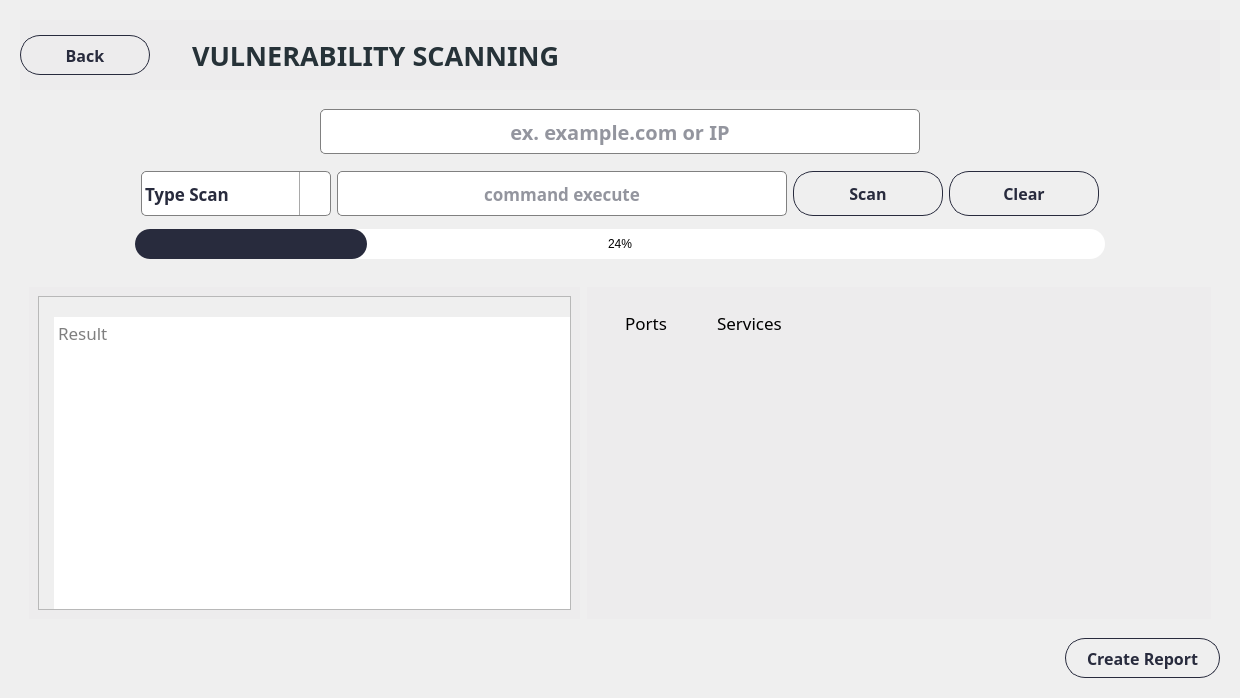
      <widget class="QWidget" name="page_vulnerability">
       <layout class="QHBoxLayout" name="horizontalLayout_29">
        <item alignment="Qt::AlignTop">
         <widget class="QWidget" name="widget_64" native="true">
          <property name="styleSheet">
           <string notr="true">QWidget#widget_59,
QWidget#widget_112,
QWidget#widget_115 {
    border: 1px solid rgb(237, 236, 237); /* Set the &quot;groove&quot; border style for the specific widgets */
	background-color: rgb(237, 236, 237);
}
</string>
          </property>
          <layout class="QVBoxLayout" name="verticalLayout_37">
           <property name="spacing">
            <number>10</number>
           </property>
           <item>
            <widget class="QWidget" name="widget_59" native="true">
             <property name="minimumSize">
              <size>
               <width>1200</width>
               <height>70</height>
              </size>
             </property>
             <property name="maximumSize">
              <size>
               <width>16777215</width>
               <height>70</height>
              </size>
             </property>
             <property name="styleSheet">
              <string notr="true"/>
             </property>
             <widget class="QWidget" name="widget_113" native="true">
              <property name="geometry">
               <rect>
                <x>0</x>
                <y>5</y>
                <width>152</width>
                <height>60</height>
               </rect>
              </property>
              <property name="minimumSize">
               <size>
                <width>0</width>
                <height>60</height>
               </size>
              </property>
              <property name="maximumSize">
               <size>
                <width>16777215</width>
                <height>60</height>
               </size>
              </property>
              <property name="styleSheet">
               <string notr="true">color:rgb(65,155,249);
background-color: rgb(237, 236, 237);
border-radius: 20px;</string>
              </property>
              <layout class="QHBoxLayout" name="horizontalLayout_53">
               <item alignment="Qt::AlignLeft">
                <widget class="QPushButton" name="btn_backVulner">
                 <property name="minimumSize">
                  <size>
                   <width>130</width>
                   <height>40</height>
                  </size>
                 </property>
                 <property name="maximumSize">
                  <size>
                   <width>130</width>
                   <height>40</height>
                  </size>
                 </property>
                 <property name="font">
                  <font>
                   <family>Bahnschrift SemiBold</family>
                   <pointsize>12</pointsize>
                   <weight>75</weight>
                   <bold>true</bold>
                  </font>
                 </property>
                 <property name="cursor">
                  <cursorShape>PointingHandCursor</cursorShape>
                 </property>
                 <property name="styleSheet">
                  <string notr="true">QPushButton {    
    border: 1px solid rgba(40,43,61,255) ;
    border-radius: 20px;
    padding: 5px 10px;
	color: rgba(40,43,61,255) ;
}

QPushButton:hover {
    background-color: ;
}
</string>
                 </property>
                 <property name="text">
                  <string>Back</string>
                 </property>
                 <property name="icon">
                  <iconset>
                   <normaloff>../icons/icons8-go-back-45.png</normaloff>../icons/icons8-go-back-45.png</iconset>
                 </property>
                 <property name="iconSize">
                  <size>
                   <width>35</width>
                   <height>35</height>
                  </size>
                 </property>
                </widget>
               </item>
              </layout>
             </widget>
             <widget class="QLabel" name="label_headofVulner">
              <property name="geometry">
               <rect>
                <x>152</x>
                <y>15</y>
                <width>500</width>
                <height>40</height>
               </rect>
              </property>
              <property name="minimumSize">
               <size>
                <width>500</width>
                <height>40</height>
               </size>
              </property>
              <property name="maximumSize">
               <size>
                <width>500</width>
                <height>40</height>
               </size>
              </property>
              <property name="font">
               <font>
                <family>Bahnschrift SemiBold</family>
                <pointsize>20</pointsize>
                <weight>75</weight>
                <bold>true</bold>
               </font>
              </property>
              <property name="styleSheet">
               <string notr="true">color: rgb(38, 50, 56);</string>
              </property>
              <property name="text">
               <string>VULNERABILITY SCANNING</string>
              </property>
              <property name="alignment">
               <set>Qt::AlignLeading|Qt::AlignLeft|Qt::AlignVCenter</set>
              </property>
              <property name="indent">
               <number>20</number>
              </property>
             </widget>
            </widget>
           </item>
           <item>
            <widget class="QWidget" name="widget_69" native="true">
             <layout class="QVBoxLayout" name="verticalLayout_41">
              <item alignment="Qt::AlignHCenter">
               <widget class="QLineEdit" name="lineEdit_vulner">
                <property name="minimumSize">
                 <size>
                  <width>600</width>
                  <height>45</height>
                 </size>
                </property>
                <property name="font">
                 <font>
                  <family>Bahnschrift SemiBold</family>
                  <pointsize>15</pointsize>
                  <weight>75</weight>
                  <bold>true</bold>
                 </font>
                </property>
                <property name="styleSheet">
                 <string notr="true">QLineEdit {
  border: 1px solid gray;
  color: rgba(40,43,61,255);
  border-radius: 5px;
}

QLineEdit:hover {
  border: 2px solid;
  border-color: rgba(0,143,255,255);
}
QLineEdit:focus {
  border: 1px solid;
  border-color: rgba(88,199,141,255);
}
</string>
                </property>
                <property name="alignment">
                 <set>Qt::AlignCenter</set>
                </property>
                <property name="placeholderText">
                 <string>ex. example.com or IP</string>
                </property>
               </widget>
              </item>
              <item alignment="Qt::AlignHCenter">
               <widget class="QWidget" name="widget_70" native="true">
                <layout class="QHBoxLayout" name="horizontalLayout_30">
                 <item>
                  <widget class="QComboBox" name="dropdown_typeScan">
                   <property name="minimumSize">
                    <size>
                     <width>119</width>
                     <height>45</height>
                    </size>
                   </property>
                   <property name="maximumSize">
                    <size>
                     <width>190</width>
                     <height>41</height>
                    </size>
                   </property>
                   <property name="font">
                    <font>
                     <family>Bahnschrift SemiBold</family>
                     <pointsize>13</pointsize>
                     <weight>75</weight>
                     <bold>true</bold>
                    </font>
                   </property>
                   <property name="cursor">
                    <cursorShape>PointingHandCursor</cursorShape>
                   </property>
                   <property name="styleSheet">
                    <string notr="true">QComboBox {
        border: 1px solid gray;
        border-radius: 5px;
        padding: 1px 18px 1px 3px;
        min-width: 6em;
		color: rgba(40,43,61,255) ;

 }
 QComboBox:drop-down {
	subcontrol-origin: padding;
	subcontrol-position: top right;
	width: 30px;
	border-left-width: 1px;
	border-left-color: darkgray;
	border-left-style: solid;
	border-top-right-radius: 3px;
	border-bottom-right-radius: 3px;	
}
QComboBox::down-arrow {
	
			image: url(&quot;D:/ISAN Security Gizmo Box/assets/icons/icons8-expand-arrow-30.png&quot;);

}
QComboBox:hover {
	border: 1px solid;
   border-color:  rgba(0,143,255,255);
}

</string>
                   </property>
                   <property name="iconSize">
                    <size>
                     <width>10</width>
                     <height>10</height>
                    </size>
                   </property>
                   <item>
                    <property name="text">
                     <string>Type Scan</string>
                    </property>
                   </item>
                   <item>
                    <property name="text">
                     <string>Quick Scan</string>
                    </property>
                   </item>
                   <item>
                    <property name="text">
                     <string>Stealth Scan</string>
                    </property>
                   </item>
                   <item>
                    <property name="text">
                     <string>Agressive Scan</string>
                    </property>
                   </item>
                   <item>
                    <property name="text">
                     <string>Adaptive Scan</string>
                    </property>
                   </item>
                   <item>
                    <property name="text">
                     <string>Vulner.NSE Script</string>
                    </property>
                   </item>
                  </widget>
                 </item>
                 <item>
                  <widget class="QLineEdit" name="lineEdit_commandvulner">
                   <property name="minimumSize">
                    <size>
                     <width>450</width>
                     <height>45</height>
                    </size>
                   </property>
                   <property name="maximumSize">
                    <size>
                     <width>450</width>
                     <height>40</height>
                    </size>
                   </property>
                   <property name="font">
                    <font>
                     <family>Bahnschrift SemiBold</family>
                     <pointsize>13</pointsize>
                     <weight>75</weight>
                     <bold>true</bold>
                    </font>
                   </property>
                   <property name="styleSheet">
                    <string notr="true">QLineEdit {
  border: 1px solid gray;
  color: rgba(40,43,61,255);
  border-radius: 5px;
}

QLineEdit:hover {
  border: 2px solid;
  border-color: rgba(0,143,255,255);
}
QLineEdit:focus {
  border: 1px solid;
  border-color: rgba(88,199,141,255);
}
</string>
                   </property>
                   <property name="alignment">
                    <set>Qt::AlignCenter</set>
                   </property>
                   <property name="readOnly">
                    <bool>true</bool>
                   </property>
                   <property name="placeholderText">
                    <string>command execute</string>
                   </property>
                  </widget>
                 </item>
                 <item>
                  <widget class="QPushButton" name="btn_scanVulner">
                   <property name="minimumSize">
                    <size>
                     <width>150</width>
                     <height>45</height>
                    </size>
                   </property>
                   <property name="maximumSize">
                    <size>
                     <width>150</width>
                     <height>40</height>
                    </size>
                   </property>
                   <property name="font">
                    <font>
                     <family>Bahnschrift SemiBold</family>
                     <pointsize>12</pointsize>
                     <weight>75</weight>
                     <bold>true</bold>
                    </font>
                   </property>
                   <property name="cursor">
                    <cursorShape>PointingHandCursor</cursorShape>
                   </property>
                   <property name="styleSheet">
                    <string notr="true">QPushButton {    
    border: 1px solid rgba(40,43,61,255) ;
    border-radius: 20px;
    padding: 5px 10px;
	color: rgba(40,43,61,255) ;
}

QPushButton:hover {
    background-color: ;
}
</string>
                   </property>
                   <property name="text">
                    <string>Scan</string>
                   </property>
                   <property name="icon">
                    <iconset>
                     <normaloff>../icons/icon-scan.png</normaloff>../icons/icon-scan.png</iconset>
                   </property>
                   <property name="iconSize">
                    <size>
                     <width>30</width>
                     <height>30</height>
                    </size>
                   </property>
                  </widget>
                 </item>
                 <item>
                  <widget class="QPushButton" name="btn_clearVulner">
                   <property name="minimumSize">
                    <size>
                     <width>150</width>
                     <height>45</height>
                    </size>
                   </property>
                   <property name="maximumSize">
                    <size>
                     <width>150</width>
                     <height>40</height>
                    </size>
                   </property>
                   <property name="font">
                    <font>
                     <family>Bahnschrift SemiBold</family>
                     <pointsize>12</pointsize>
                     <weight>75</weight>
                     <bold>true</bold>
                    </font>
                   </property>
                   <property name="cursor">
                    <cursorShape>PointingHandCursor</cursorShape>
                   </property>
                   <property name="styleSheet">
                    <string notr="true">QPushButton {    
    border: 1px solid rgba(40,43,61,255) ;
    border-radius: 20px;
    padding: 5px 10px;
	color: rgba(40,43,61,255) ;
}

QPushButton:hover {
    background-color: ;
}
</string>
                   </property>
                   <property name="text">
                    <string>Clear</string>
                   </property>
                   <property name="icon">
                    <iconset>
                     <normaloff>../icons/icon-clear.png</normaloff>../icons/icon-clear.png</iconset>
                   </property>
                   <property name="iconSize">
                    <size>
                     <width>30</width>
                     <height>30</height>
                    </size>
                   </property>
                  </widget>
                 </item>
                </layout>
               </widget>
              </item>
              <item alignment="Qt::AlignHCenter">
               <widget class="QProgressBar" name="progressBar_vulnerScan">
                <property name="minimumSize">
                 <size>
                  <width>970</width>
                  <height>30</height>
                 </size>
                </property>
                <property name="maximumSize">
                 <size>
                  <width>970</width>
                  <height>30</height>
                 </size>
                </property>
                <property name="styleSheet">
                 <string notr="true">QProgressBar
{
border: solid grey;
border-radius: 15px;
color: black;
}
QProgressBar::chunk 
{

background-color: rgba(40,43,61,255);
border-radius :15px;
}     </string>
                </property>
                <property name="value">
                 <number>24</number>
                </property>
                <property name="alignment">
                 <set>Qt::AlignCenter</set>
                </property>
               </widget>
              </item>
             </layout>
            </widget>
           </item>
           <item>
            <widget class="QWidget" name="widget_66" native="true">
             <property name="minimumSize">
              <size>
               <width>0</width>
               <height>350</height>
              </size>
             </property>
             <layout class="QHBoxLayout" name="horizontalLayout_48">
              <property name="spacing">
               <number>7</number>
              </property>
              <item>
               <widget class="QWidget" name="widget_112" native="true">
                <property name="minimumSize">
                 <size>
                  <width>0</width>
                  <height>0</height>
                 </size>
                </property>
                <layout class="QHBoxLayout" name="horizontalLayout_52">
                 <item>
                  <widget class="QTextEdit" name="textEdit_ResultScan">
                   <property name="sizePolicy">
                    <sizepolicy hsizetype="Preferred" vsizetype="Preferred">
                     <horstretch>0</horstretch>
                     <verstretch>0</verstretch>
                    </sizepolicy>
                   </property>
                   <property name="font">
                    <font>
                     <family>Bahnschrift SemiBold</family>
                     <pointsize>13</pointsize>
                    </font>
                   </property>
                   <property name="styleSheet">
                    <string notr="true">QTextEdit {
		padding-top: 20px;
        padding-left: 15px;
}
QScrollBar:vertical {
        border: 1px solid #c2c2c2; /* Vertical scroll bar border */
        background: #f0f0f0; /* Vertical scroll bar background color */
        width: 15px; /* Width of the scroll bar */
}
QScrollBar::handle:vertical {
        background: #666666; /* Color of the scroll bar thumb */
        border: 1px solid #333333; /* Border of the scroll bar thumb */
        min-height: 30px; /* Height of the scroll bar thumb */
}
QScrollBar::add-line:vertical {
        height: 20px; /* Height of the bottom button */
        background: #f0f0f0; /* Color of the bottom button */
}
QScrollBar::sub-line:vertical {
        height: 20px; /* Height of the top button */
        background: #f0f0f0; /* Color of the top button */
}</string>
                   </property>
                   <property name="midLineWidth">
                    <number>0</number>
                   </property>
                   <property name="readOnly">
                    <bool>true</bool>
                   </property>
                   <property name="placeholderText">
                    <string>Result</string>
                   </property>
                  </widget>
                 </item>
                </layout>
               </widget>
              </item>
              <item>
               <widget class="QWidget" name="widget_115" native="true">
                <layout class="QHBoxLayout" name="horizontalLayout_55">
                 <item>
                  <widget class="QLabel" name="label_SimplePorts">
                   <property name="minimumSize">
                    <size>
                     <width>100</width>
                     <height>0</height>
                    </size>
                   </property>
                   <property name="font">
                    <font>
                     <family>Bahnschrift SemiBold</family>
                     <pointsize>13</pointsize>
                    </font>
                   </property>
                   <property name="text">
                    <string>Ports</string>
                   </property>
                   <property name="alignment">
                    <set>Qt::AlignHCenter|Qt::AlignTop</set>
                   </property>
                   <property name="margin">
                    <number>20</number>
                   </property>
                   <property name="indent">
                    <number>15</number>
                   </property>
                  </widget>
                 </item>
                 <item>
                  <widget class="QLabel" name="label_SimpleServices">
                   <property name="minimumSize">
                    <size>
                     <width>500</width>
                     <height>0</height>
                    </size>
                   </property>
                   <property name="font">
                    <font>
                     <family>Bahnschrift SemiBold</family>
                     <pointsize>13</pointsize>
                    </font>
                   </property>
                   <property name="text">
                    <string>Services</string>
                   </property>
                   <property name="alignment">
                    <set>Qt::AlignLeading|Qt::AlignLeft|Qt::AlignTop</set>
                   </property>
                   <property name="margin">
                    <number>20</number>
                   </property>
                   <property name="indent">
                    <number>15</number>
                   </property>
                  </widget>
                 </item>
                </layout>
               </widget>
              </item>
             </layout>
            </widget>
           </item>
           <item alignment="Qt::AlignRight|Qt::AlignTop">
            <widget class="QPushButton" name="btn_createReportVulner">
             <property name="minimumSize">
              <size>
               <width>155</width>
               <height>40</height>
              </size>
             </property>
             <property name="maximumSize">
              <size>
               <width>155</width>
               <height>40</height>
              </size>
             </property>
             <property name="font">
              <font>
               <family>Bahnschrift SemiBold</family>
               <pointsize>12</pointsize>
               <weight>75</weight>
               <bold>true</bold>
              </font>
             </property>
             <property name="styleSheet">
              <string notr="true">QPushButton {    
    border: 1px solid rgba(40,43,61,255) ;
    border-radius: 20px;
    padding: 5px 10px;
	color: rgba(40,43,61,255) ;
}

QPushButton:hover {
    background-color: ;
}
</string>
             </property>
             <property name="text">
              <string>Create Report</string>
             </property>
            </widget>
           </item>
          </layout>
         </widget>
        </item>
       </layout>
      </widget>
